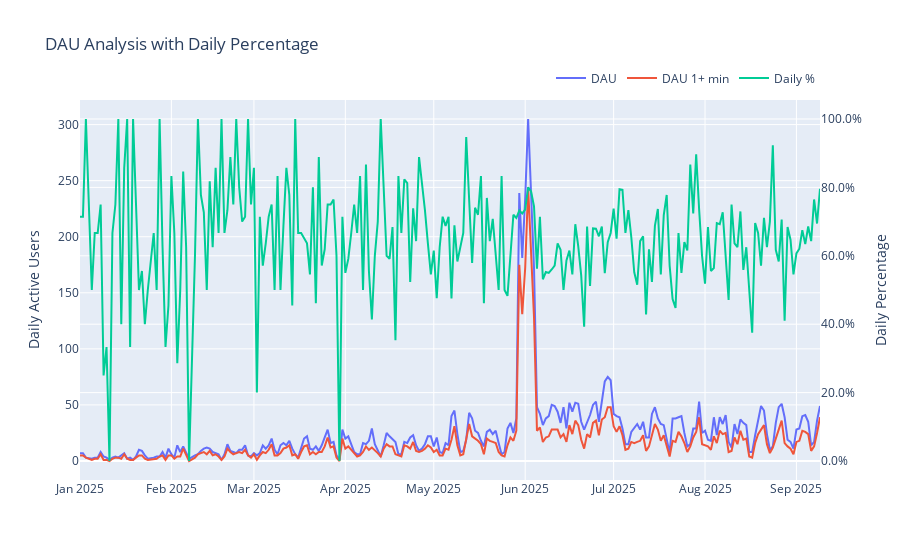

The notebook cell saved with this chart:
### Markdown cell above
### Definition of Engaged DAU
* DAU + at least one uuid conversation session with duration of 1+ minutes in a day

### Engaged DAU Findings
* After 6/2/2025, engaged DAU increased 3x compared to previous period.
* As a percent of overall DAU, it continues to be approximately 63%-66% before and after.
* A noticeable drop in standard deviation for engaged DAU as a percentage of total overall DAU, which confirms that 63%-66% of total overall DAU is a good indicator of engaged DAU for now.

### Code cell
# SQL query
sql_query_3 = """
WITH stg_conversation AS
(
	SELECT
		created_at::date AS session_date,
		uuid,
		owner_id,
		ROUND(EXTRACT(EPOCH FROM (updated_at - created_at)) / 60, 2) AS duration_minutes
	FROM conversation
),
stg_users AS
(
	SELECT id, role
	FROM users
	WHERE role = 'developer'
),
agg_view AS
(
	SELECT
		t1.session_date,
		COUNT(CASE WHEN t2.role = 'developer' THEN t1.uuid ELSE NULL END) AS dau,
		COUNT(CASE WHEN t2.role = 'developer' AND t1.duration_minutes >= 1 THEN t1.uuid ELSE NULL END) AS dau_1_min
	FROM stg_conversation t1
		 JOIN stg_users t2
			ON t1.owner_id = t2.id
	GROUP BY 1
)
SELECT 
	session_date,
	dau,
	dau_1_min,
	ROUND(1.0 * dau_1_min / dau, 4) as daily_percent
FROM agg_view
ORDER BY 1;
"""

df3 = pd.read_sql(sql_query_3, engine)
fig = go.Figure()
fig.add_trace(go.Scatter(x=df3['session_date'], y=df3['dau'], name="DAU"))
fig.add_trace(go.Scatter(x=df3['session_date'], y=df3['dau_1_min'], name="DAU 1+ min"))
fig.add_trace(go.Scatter(x=df3['session_date'], y=df3['daily_percent'], name="Daily %", yaxis="y2"))
fig.update_layout(
    title="DAU Analysis with Daily Percentage",
    legend=dict(orientation="h", yanchor="bottom", y=1.02, xanchor="right", x=1),
    yaxis=dict(title="Daily Active Users"),
    yaxis2=dict(title="Daily Percentage", overlaying="y", side="right", tickformat=".1%")
)
fig.show()

### Figure 1 — Plotly figure (JSON) as saved in the notebook; plotly's stock layout.template omitted (floating-point values rounded to 4 significant figures; data arrays with more than 128 entries replaced by an {"elided": "..."} marker saying what was removed)
{"data": [{"name": "DAU", "type": "scatter", "x": {"elided": "249 str values"}, "y": {"elided": "249 int values"}}, {"name": "DAU 1+ min", "type": "scatter", "x": {"elided": "249 str values"}, "y": {"elided": "249 int values"}}, {"name": "Daily %", "type": "scatter", "x": {"elided": "249 str values"}, "y": {"elided": "249 float values"}, "yaxis": "y2"}], "layout": {"legend": {"orientation": "h", "x": 1, "xanchor": "right", "y": 1.02, "yanchor": "bottom"}, "title": {"text": "DAU Analysis with Daily Percentage"}, "yaxis": {"title": {"text": "Daily Active Users"}}, "yaxis2": {"overlaying": "y", "side": "right", "tickformat": ".1%", "title": {"text": "Daily Percentage"}}}}
